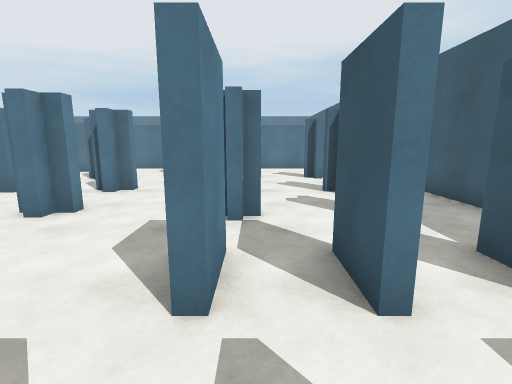
view 1 (above)

24 first-person views from a walk through a 3-D level made in the Unity game engine. The camera is 1.5 m above the floor, tilts 10° down and sees 85° across. The floor is counted in squares, 1 m on a side. Each view is taken from the middle of a square. On the plan, view 1 faces up. The plan holds only what a view shows up to about 14 squares ahead; the rest is blank. The place goes on beyond the plan. The player is left out.

view 2
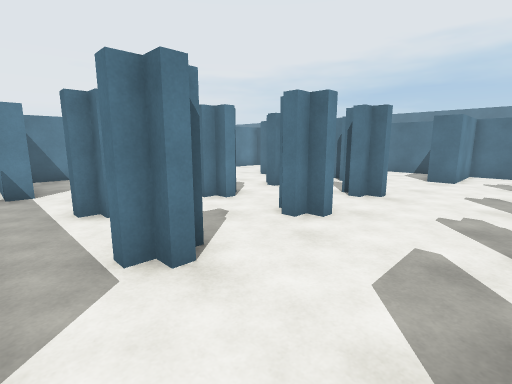

view 3
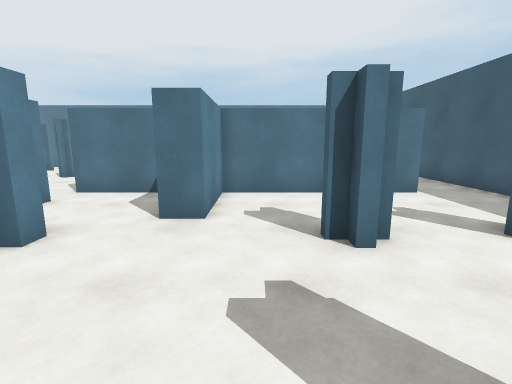

view 4
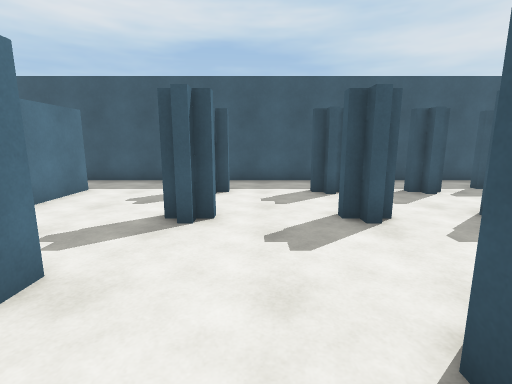

view 5
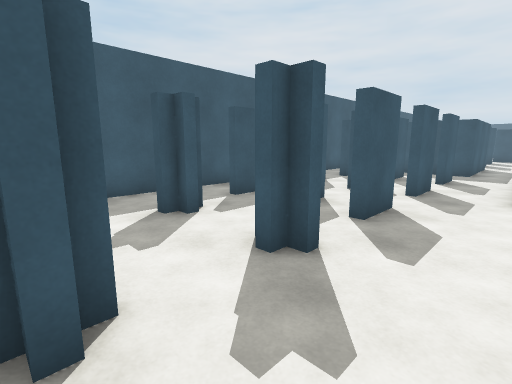

view 6
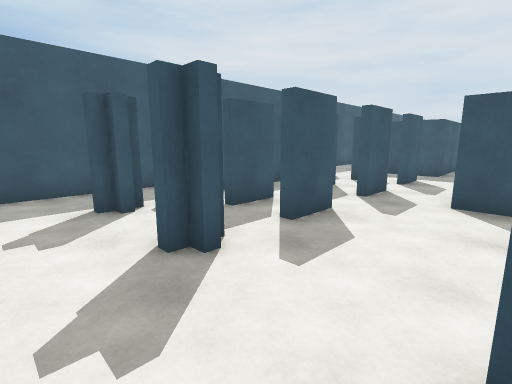

view 7
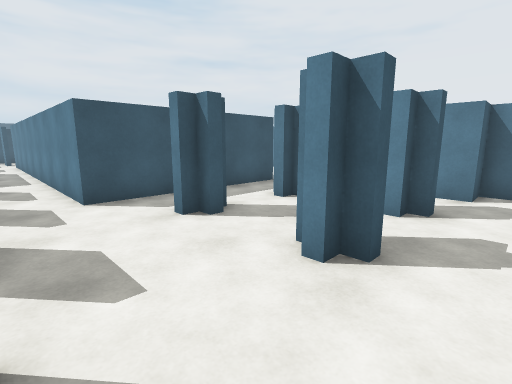

view 8
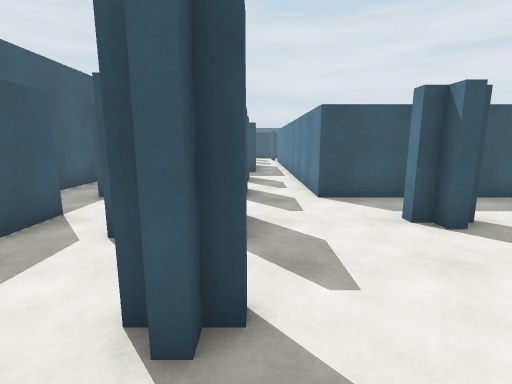

view 9
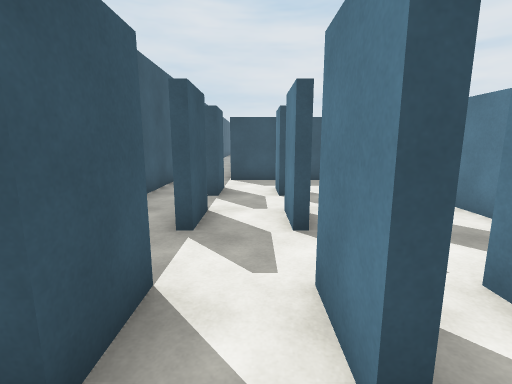

view 10
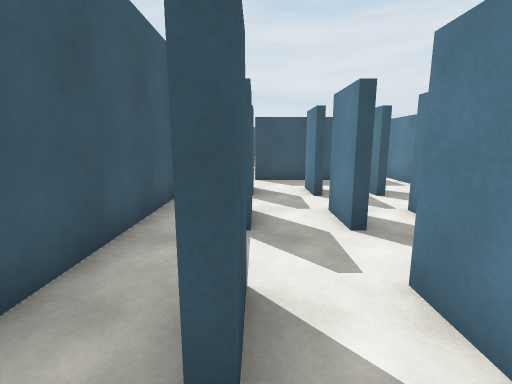

view 11
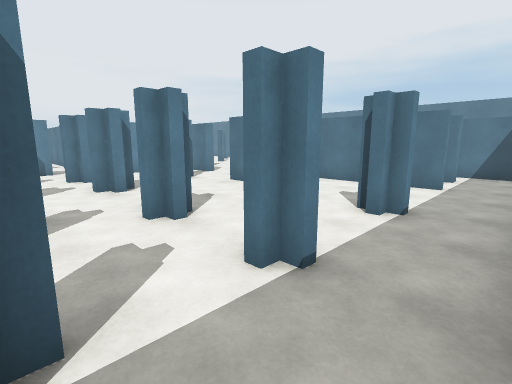

view 12
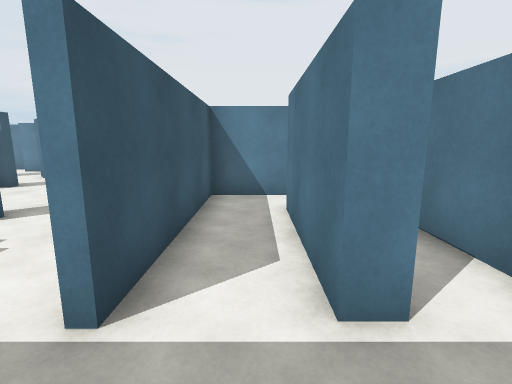

view 13
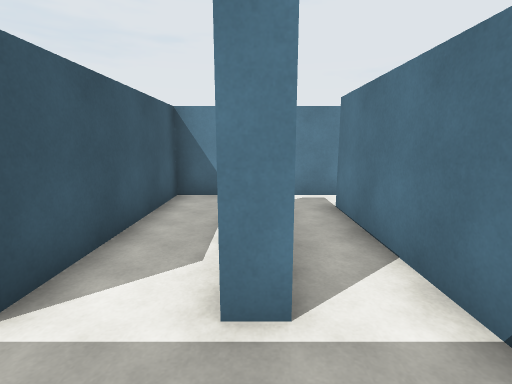

view 14
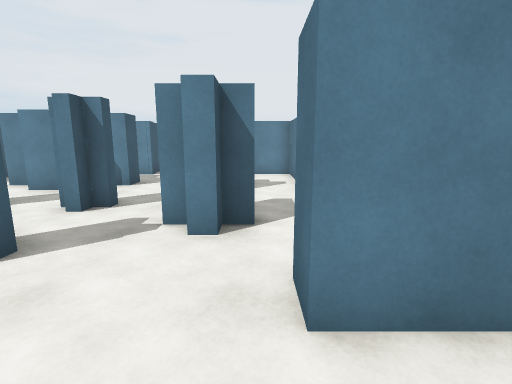

view 15
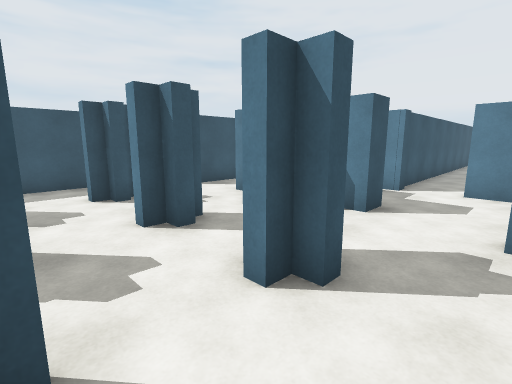

view 16
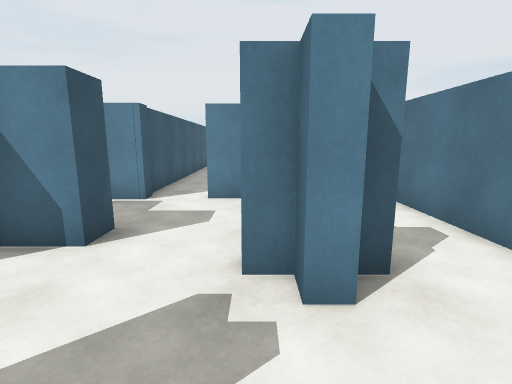

view 17
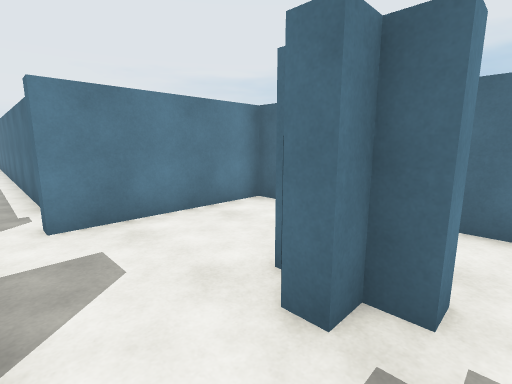

view 18
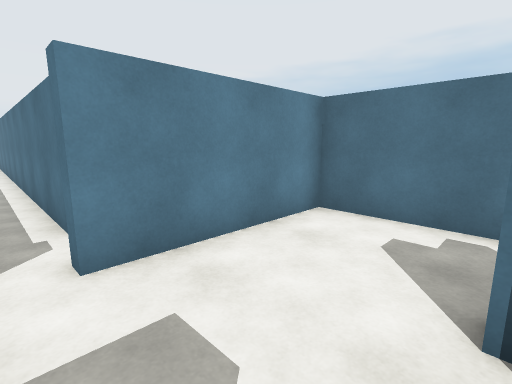

view 19
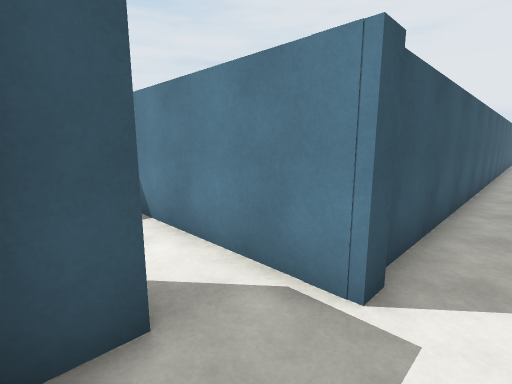

view 20
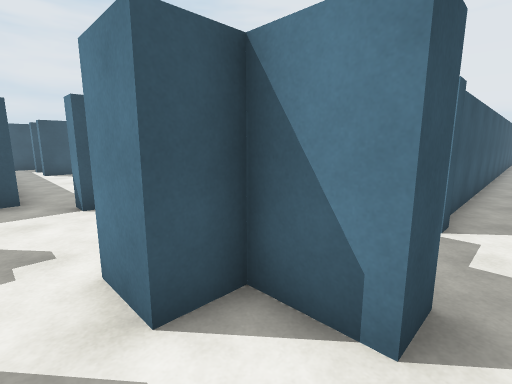

view 21
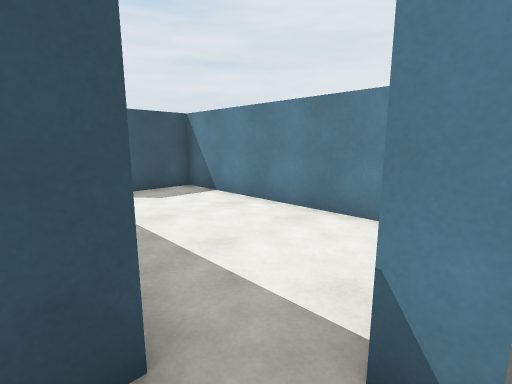

view 22
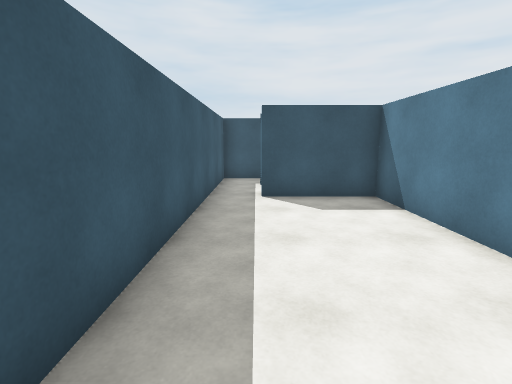

view 23
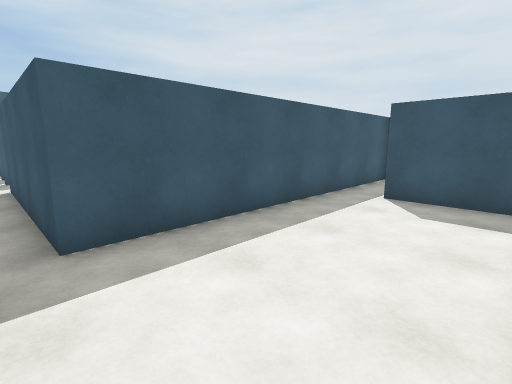

view 24
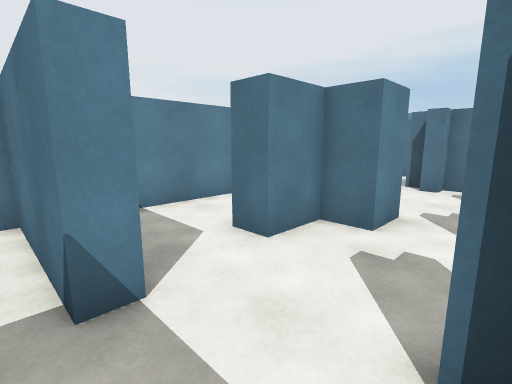

### Floor plan
Key: @ floor where view 1 was taken; # wall or solid block; . floor.
Columns run from 22 left of view 1 to 6 right of it. Each row starts with its distance up from view 1.
 21                    #.########
 20             #      #........#
 19             ..     #.####...#
 18              .     #........#
 17              ..    #....#...#
 16               .##########...#
 15        ########... #........#
 14        #..........##........
 13        #....................
 12        #...##..##.....#..#..#
 11        #....#...............#
 10 ########....................#
  9 ..............##.##...#..#..#
  8 ########..##................#
  7        #.####...............#
  6        #. ###.##.##...#..#..#
  5        #..##................#
  4        #....................#
  3        #......##.##..#.#.#..#
  2        #####................#
  1        #....................#
  0        #.....#######.#@#.#..#
 -1        #.....#     #.#.#.#..#
 -2        #.....#     #........#
 -3        #.....#     #.#.#.#..#
 -4        #.....#     #.#.#.# .#
 -5        #.....#     #...... .#
 -6        #.....#     #......  #
 -7        ####..#     #.#####
 -8            ..#     #.#
 -9           #..#     #.#
-10            ..#     #.
-11            ###

Positions as (right, up) in squares from view 1, and headings:
1: (0, 0), facing up
2: (-1, 1), facing up-left
3: (-2, 8), facing up
4: (-6, 11), facing right
5: (-3, 9), facing down-right
6: (-4, 8), facing down-right
7: (-1, 8), facing down-left
8: (-1, 8), facing down
9: (2, 5), facing down
10: (3, 5), facing down
11: (5, 6), facing up-left
12: (5, 18), facing left
13: (5, 19), facing left
14: (-1, 13), facing left
15: (-5, 11), facing down-left
16: (-7, 11), facing left
17: (-9, 9), facing up-left
18: (-11, 9), facing up-left
19: (-12, 9), facing down-left
20: (-9, 9), facing down-left
21: (-9, 2), facing down-left
22: (-11, 1), facing down
23: (-14, 1), facing down-right
24: (-8, 1), facing up-left
